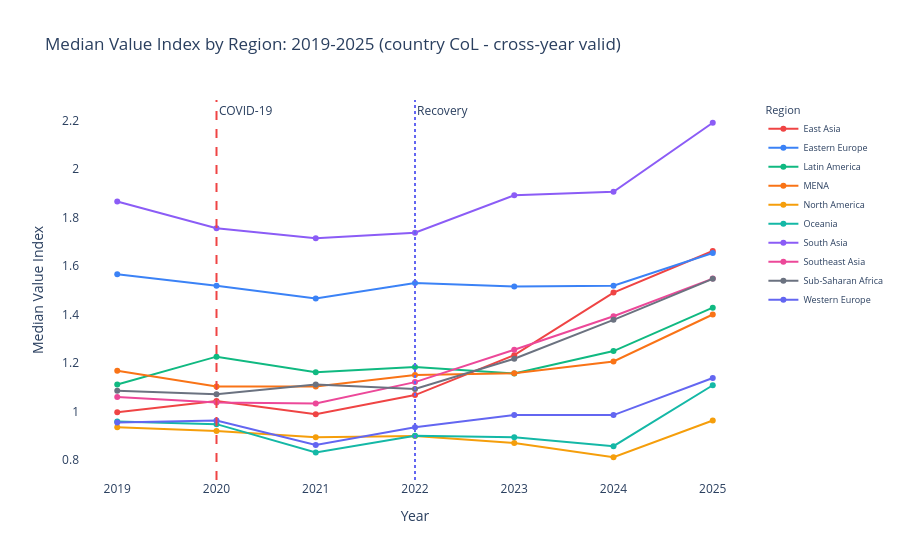

This figure's notebook cell:
### Code cell
reg_summary = (
    cmp[cmp['region'] != 'Other']
    .groupby('region')
    .agg(n_cities=('City','count'),
         median_vi_change=('vi_change','median'),
         pct_declined=('vi_change', lambda x: (x < 0).mean() * 100))
    .reset_index()
    .sort_values('median_vi_change')
)

bar_colors = [PALETTE['lost'] if v < 0 else PALETTE['gained']
              for v in reg_summary['median_vi_change']]

fig, axes = plt.subplots(1, 2, figsize=(15, 6))
fig.suptitle('Act 4: Value Index Change Since COVID by World Region (2019->2025)',
             fontsize=12, fontweight='bold')

axes[0].barh(reg_summary['region'], reg_summary['median_vi_change'],
             color=bar_colors, edgecolor='white')
axes[0].axvline(0, color='black', linewidth=0.8)
axes[0].set_title('Median Value Index Change', fontsize=10)
axes[0].set_xlabel('Median Delta Value Index')
axes[0].spines[['top','right']].set_visible(False)
for i, (_, row) in enumerate(reg_summary.iterrows()):
    axes[0].text(row.median_vi_change + (0.005 if row.median_vi_change >= 0 else -0.005),
                 i, f'n={row.n_cities}', va='center', fontsize=8,
                 ha='left' if row.median_vi_change >= 0 else 'right')

axes[1].barh(reg_summary['region'], reg_summary['pct_declined'],
             color='#94A3B8', edgecolor='white')
axes[1].axvline(50, color='black', linewidth=0.8, linestyle='--', alpha=0.5)
axes[1].set_title('% of Cities With Declining Value', fontsize=10)
axes[1].set_xlabel('% of Cities Declining Since COVID')
axes[1].spines[['top','right']].set_visible(False)

plt.tight_layout()
plt.show()

reg_trend = (
    df[df['region'] != 'Other']
    .groupby(['year','region'])['value_index'].median().reset_index()
)
fig = px.line(
    reg_trend[reg_trend['year'] >= PRE_COVID],
    x='year', y='value_index', color='region', markers=True,
    title='Median Value Index by Region: 2019-2025 (country CoL - cross-year valid)',
    labels={'value_index':'Median Value Index','year':'Year','region':'Region'},
    color_discrete_map=REGION_COLORS,
)
fig.add_vline(x=COVID_YEAR, line_dash='dash', line_color=PALETTE['covid'],
              annotation_text='COVID-19')
fig.add_vline(x=RECOVERY_START, line_dash='dot', line_color=PALETTE['recovery'],
              annotation_text='Recovery')
fig.update_layout(plot_bgcolor='white', paper_bgcolor='white',
                  legend=dict(font=dict(size=9)))
fig.show()

### Figure 1 — Plotly figure (JSON) as saved in the notebook; plotly's stock layout.template omitted (floating-point values rounded to 4 significant figures)
{"data": [{"hovertemplate": "Region=East Asia<br>Year=%{x}<br>Median Value Index=%{y}<extra></extra>", "legendgroup": "East Asia", "line": {"color": "#EF4444", "dash": "solid"}, "marker": {"symbol": "circle"}, "mode": "lines+markers", "name": "East Asia", "orientation": "v", "showlegend": true, "type": "scatter", "x": [2019, 2020, 2021, 2022, 2023, 2024, 2025], "xaxis": "x", "y": [0.9965, 1.043, 0.9885, 1.068, 1.232, 1.49, 1.662], "yaxis": "y"}, {"hovertemplate": "Region=Eastern Europe<br>Year=%{x}<br>Median Value Index=%{y}<extra></extra>", "legendgroup": "Eastern Europe", "line": {"color": "#3B82F6", "dash": "solid"}, "marker": {"symbol": "circle"}, "mode": "lines+markers", "name": "Eastern Europe", "orientation": "v", "showlegend": true, "type": "scatter", "x": [2019, 2020, 2021, 2022, 2023, 2024, 2025], "xaxis": "x", "y": [1.566, 1.519, 1.466, 1.53, 1.515, 1.519, 1.653], "yaxis": "y"}, {"hovertemplate": "Region=Latin America<br>Year=%{x}<br>Median Value Index=%{y}<extra></extra>", "legendgroup": "Latin America", "line": {"color": "#10B981", "dash": "solid"}, "marker": {"symbol": "circle"}, "mode": "lines+markers", "name": "Latin America", "orientation": "v", "showlegend": true, "type": "scatter", "x": [2019, 2020, 2021, 2022, 2023, 2024, 2025], "xaxis": "x", "y": [1.111, 1.226, 1.162, 1.183, 1.157, 1.249, 1.428], "yaxis": "y"}, {"hovertemplate": "Region=MENA<br>Year=%{x}<br>Median Value Index=%{y}<extra></extra>", "legendgroup": "MENA", "line": {"color": "#F97316", "dash": "solid"}, "marker": {"symbol": "circle"}, "mode": "lines+markers", "name": "MENA", "orientation": "v", "showlegend": true, "type": "scatter", "x": [2019, 2020, 2021, 2022, 2023, 2024, 2025], "xaxis": "x", "y": [1.167, 1.103, 1.103, 1.15, 1.158, 1.206, 1.4], "yaxis": "y"}, {"hovertemplate": "Region=North America<br>Year=%{x}<br>Median Value Index=%{y}<extra></extra>", "legendgroup": "North America", "line": {"color": "#F59E0B", "dash": "solid"}, "marker": {"symbol": "circle"}, "mode": "lines+markers", "name": "North America", "orientation": "v", "showlegend": true, "type": "scatter", "x": [2019, 2020, 2021, 2022, 2023, 2024, 2025], "xaxis": "x", "y": [0.9345, 0.919, 0.893, 0.899, 0.87, 0.811, 0.9625], "yaxis": "y"}, {"hovertemplate": "Region=Oceania<br>Year=%{x}<br>Median Value Index=%{y}<extra></extra>", "legendgroup": "Oceania", "line": {"color": "#14B8A6", "dash": "solid"}, "marker": {"symbol": "circle"}, "mode": "lines+markers", "name": "Oceania", "orientation": "v", "showlegend": true, "type": "scatter", "x": [2019, 2020, 2021, 2022, 2023, 2024, 2025], "xaxis": "x", "y": [0.959, 0.9475, 0.8305, 0.8995, 0.893, 0.8565, 1.108], "yaxis": "y"}, {"hovertemplate": "Region=South Asia<br>Year=%{x}<br>Median Value Index=%{y}<extra></extra>", "legendgroup": "South Asia", "line": {"color": "#8B5CF6", "dash": "solid"}, "marker": {"symbol": "circle"}, "mode": "lines+markers", "name": "South Asia", "orientation": "v", "showlegend": true, "type": "scatter", "x": [2019, 2020, 2021, 2022, 2023, 2024, 2025], "xaxis": "x", "y": [1.866, 1.756, 1.715, 1.737, 1.892, 1.906, 2.191], "yaxis": "y"}, {"hovertemplate": "Region=Southeast Asia<br>Year=%{x}<br>Median Value Index=%{y}<extra></extra>", "legendgroup": "Southeast Asia", "line": {"color": "#EC4899", "dash": "solid"}, "marker": {"symbol": "circle"}, "mode": "lines+markers", "name": "Southeast Asia", "orientation": "v", "showlegend": true, "type": "scatter", "x": [2019, 2020, 2021, 2022, 2023, 2024, 2025], "xaxis": "x", "y": [1.06, 1.036, 1.033, 1.121, 1.255, 1.393, 1.548], "yaxis": "y"}, {"hovertemplate": "Region=Sub-Saharan Africa<br>Year=%{x}<br>Median Value Index=%{y}<extra></extra>", "legendgroup": "Sub-Saharan Africa", "line": {"color": "#6B7280", "dash": "solid"}, "marker": {"symbol": "circle"}, "mode": "lines+markers", "name": "Sub-Saharan Africa", "orientation": "v", "showlegend": true, "type": "scatter", "x": [2019, 2020, 2021, 2022, 2023, 2024, 2025], "xaxis": "x", "y": [1.085, 1.071, 1.111, 1.093, 1.218, 1.378, 1.547], "yaxis": "y"}, {"hovertemplate": "Region=Western Europe<br>Year=%{x}<br>Median Value Index=%{y}<extra></extra>", "legendgroup": "Western Europe", "line": {"color": "#6366F1", "dash": "solid"}, "marker": {"symbol": "circle"}, "mode": "lines+markers", "name": "Western Europe", "orientation": "v", "showlegend": true, "type": "scatter", "x": [2019, 2020, 2021, 2022, 2023, 2024, 2025], "xaxis": "x", "y": [0.954, 0.963, 0.862, 0.935, 0.985, 0.985, 1.138], "yaxis": "y"}], "layout": {"annotations": [{"showarrow": false, "text": "COVID-19", "x": 2020, "xanchor": "left", "xref": "x", "y": 1, "yanchor": "top", "yref": "y domain"}, {"showarrow": false, "text": "Recovery", "x": 2022, "xanchor": "left", "xref": "x", "y": 1, "yanchor": "top", "yref": "y domain"}], "legend": {"font": {"size": 9}, "title": {"text": "Region"}, "tracegroupgap": 0}, "paper_bgcolor": "white", "plot_bgcolor": "white", "shapes": [{"line": {"color": "#EF4444", "dash": "dash"}, "type": "line", "x0": 2020, "x1": 2020, "xref": "x", "y0": 0, "y1": 1, "yref": "y domain"}, {"line": {"color": "#6366F1", "dash": "dot"}, "type": "line", "x0": 2022, "x1": 2022, "xref": "x", "y0": 0, "y1": 1, "yref": "y domain"}], "title": {"text": "Median Value Index by Region: 2019-2025 (country CoL - cross-year valid)"}, "xaxis": {"anchor": "y", "domain": [0, 1], "title": {"text": "Year"}}, "yaxis": {"anchor": "x", "domain": [0, 1], "title": {"text": "Median Value Index"}}}}
